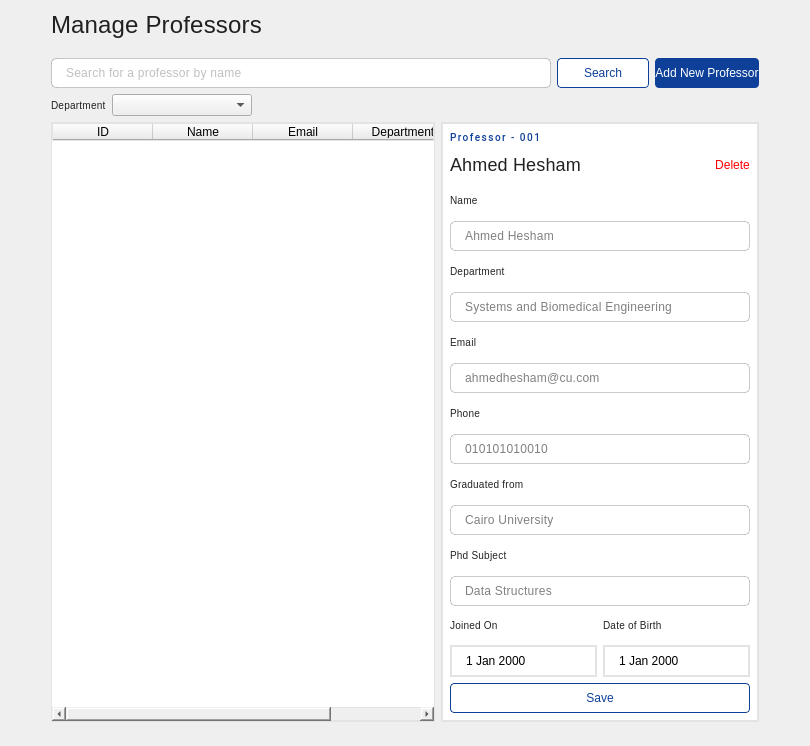
      <widget class="QWidget" name="P4_Professors">
       <layout class="QHBoxLayout" name="horizontalLayout_33">
        <item>
         <spacer name="horizontalSpacer_19">
          <property name="orientation">
           <enum>Qt::Horizontal</enum>
          </property>
          <property name="sizeType">
           <enum>QSizePolicy::Preferred</enum>
          </property>
          <property name="sizeHint" stdset="0">
           <size>
            <width>40</width>
            <height>20</height>
           </size>
          </property>
         </spacer>
        </item>
        <item>
         <layout class="QVBoxLayout" name="verticalLayout_35">
          <item>
           <widget class="QLabel" name="label_45">
            <property name="styleSheet">
             <string notr="true">font-style: normal;
font-weight: 400;
font-size: 24px;
line-height: 24px;
/* identical to box height, or 100% */

letter-spacing: 0.18px;

/* 00. On Surface / High Emphasis */

color: rgba(0, 0, 0, 0.87);</string>
            </property>
            <property name="text">
             <string>Manage Professors</string>
            </property>
           </widget>
          </item>
          <item>
           <spacer name="verticalSpacer_25">
            <property name="orientation">
             <enum>Qt::Vertical</enum>
            </property>
            <property name="sizeType">
             <enum>QSizePolicy::Fixed</enum>
            </property>
            <property name="sizeHint" stdset="0">
             <size>
              <width>20</width>
              <height>13</height>
             </size>
            </property>
           </spacer>
          </item>
          <item>
           <layout class="QHBoxLayout" name="horizontalLayout_23">
            <item>
             <widget class="QLineEdit" name="lineEdit_4">
              <property name="minimumSize">
               <size>
                <width>500</width>
                <height>0</height>
               </size>
              </property>
              <property name="styleSheet">
               <string notr="true">color: #000;
padding: 6px 12px;
border: 1px solid rgba(0, 0, 0, 0.20);
border-radius: 5px;

/* Body 2 */

font-family: 'Roboto';
font-style: normal;
font-weight: 400;
font-size: 12px;
line-height: 20px;
/* identical to box height, or 143% */

letter-spacing: 0.25px;

/* 00. On Surface / High Emphasis */

color: rgba(0, 0, 0, 0.50);</string>
              </property>
              <property name="placeholderText">
               <string>Search for a professor by name</string>
              </property>
             </widget>
            </item>
            <item>
             <widget class="QPushButton" name="pushButton_9">
              <property name="minimumSize">
               <size>
                <width>92</width>
                <height>30</height>
               </size>
              </property>
              <property name="styleSheet">
               <string notr="true">background: #fff;
color: #0E409A;
border: 1px solid;
border-color:  #0E409A;
border-radius: 4px;
min-width: 90px;</string>
              </property>
              <property name="text">
               <string>Search</string>
              </property>
             </widget>
            </item>
            <item>
             <widget class="QPushButton" name="btn_add_student_2">
              <property name="sizePolicy">
               <sizepolicy hsizetype="Fixed" vsizetype="Fixed">
                <horstretch>1</horstretch>
                <verstretch>0</verstretch>
               </sizepolicy>
              </property>
              <property name="minimumSize">
               <size>
                <width>90</width>
                <height>30</height>
               </size>
              </property>
              <property name="maximumSize">
               <size>
                <width>150</width>
                <height>16777215</height>
               </size>
              </property>
              <property name="styleSheet">
               <string notr="true">color: #fff;
background: #0E409A;
border-radius: 4px;
min-width: 90px;</string>
              </property>
              <property name="text">
               <string>Add New Professor</string>
              </property>
             </widget>
            </item>
           </layout>
          </item>
          <item>
           <layout class="QHBoxLayout" name="horizontalLayout_24">
            <item>
             <layout class="QHBoxLayout" name="horizontalLayout_25"/>
            </item>
            <item>
             <layout class="QHBoxLayout" name="horizontalLayout_26">
              <item>
               <widget class="QLabel" name="label_47">
                <property name="styleSheet">
                 <string notr="true">/* Body 2 */

font-family: 'Roboto';
font-style: normal;
font-weight: 300;
font-size: 10px;
line-height: 20px;
/* identical to box height, or 143% */

letter-spacing: 0.25px;
text-align: center;

/* 00. On Surface / High Emphasis */

color: rgba(0, 0, 0, 0.87);</string>
                </property>
                <property name="text">
                 <string>Department</string>
                </property>
                <property name="scaledContents">
                 <bool>false</bool>
                </property>
                <property name="alignment">
                 <set>Qt::AlignLeading|Qt::AlignLeft|Qt::AlignVCenter</set>
                </property>
                <property name="wordWrap">
                 <bool>true</bool>
                </property>
               </widget>
              </item>
              <item>
               <widget class="QComboBox" name="comboBox_4">
                <property name="minimumSize">
                 <size>
                  <width>140</width>
                  <height>0</height>
                 </size>
                </property>
                <property name="styleSheet">
                 <string notr="true"/>
                </property>
                <property name="placeholderText">
                 <string>Pick Department</string>
                </property>
                <item>
                 <property name="text">
                  <string>SBME</string>
                 </property>
                </item>
               </widget>
              </item>
             </layout>
            </item>
            <item>
             <spacer name="horizontalSpacer_21">
              <property name="orientation">
               <enum>Qt::Horizontal</enum>
              </property>
              <property name="sizeHint" stdset="0">
               <size>
                <width>40</width>
                <height>20</height>
               </size>
              </property>
             </spacer>
            </item>
           </layout>
          </item>
          <item>
           <layout class="QHBoxLayout" name="horizontalLayout_29">
            <item>
             <widget class="QTableWidget" name="tableWidget_2">
              <property name="styleSheet">
               <string notr="true">color: black;
border: 1px solid rgb(227, 227, 227);</string>
              </property>
              <property name="frameShape">
               <enum>QFrame::VLine</enum>
              </property>
              <property name="showGrid">
               <bool>true</bool>
              </property>
              <property name="gridStyle">
               <enum>Qt::NoPen</enum>
              </property>
              <property name="sortingEnabled">
               <bool>false</bool>
              </property>
              <property name="cornerButtonEnabled">
               <bool>true</bool>
              </property>
              <column>
               <property name="text">
                <string>ID</string>
               </property>
              </column>
              <column>
               <property name="text">
                <string>Name</string>
               </property>
              </column>
              <column>
               <property name="text">
                <string>Email</string>
               </property>
              </column>
              <column>
               <property name="text">
                <string>Department</string>
               </property>
              </column>
             </widget>
            </item>
            <item>
             <widget class="QWidget" name="card1_7" native="true">
              <property name="sizePolicy">
               <sizepolicy hsizetype="Fixed" vsizetype="Fixed">
                <horstretch>0</horstretch>
                <verstretch>0</verstretch>
               </sizepolicy>
              </property>
              <property name="minimumSize">
               <size>
                <width>0</width>
                <height>600</height>
               </size>
              </property>
              <property name="maximumSize">
               <size>
                <width>16777215</width>
                <height>600</height>
               </size>
              </property>
              <property name="styleSheet">
               <string notr="true">background-color: #fff;
border: 2px solid rgb(227, 227, 227);
padding: 0;</string>
              </property>
              <layout class="QVBoxLayout" name="verticalLayout_34">
               <item>
                <widget class="QLabel" name="label_48">
                 <property name="sizePolicy">
                  <sizepolicy hsizetype="Preferred" vsizetype="Fixed">
                   <horstretch>0</horstretch>
                   <verstretch>0</verstretch>
                  </sizepolicy>
                 </property>
                 <property name="font">
                  <font>
                   <family>Roboto</family>
                   <pointsize>-1</pointsize>
                   <italic>false</italic>
                   <bold>false</bold>
                  </font>
                 </property>
                 <property name="styleSheet">
                  <string notr="true">font-family: 'Roboto';
font-style: normal;
font-weight: 500;
font-size: 10px;
line-height: 16px;
/* identical to box height, or 160% */
border: 0;
letter-spacing: 1.5px;
text-transform: uppercase;

/* 00. On Surface / High Emphasis */

color: #0E409A;
</string>
                 </property>
                 <property name="text">
                  <string>Professor - 001</string>
                 </property>
                 <property name="scaledContents">
                  <bool>false</bool>
                 </property>
                 <property name="wordWrap">
                  <bool>true</bool>
                 </property>
                </widget>
               </item>
               <item>
                <layout class="QHBoxLayout" name="horizontalLayout_28">
                 <item>
                  <widget class="QLabel" name="label_49">
                   <property name="sizePolicy">
                    <sizepolicy hsizetype="Preferred" vsizetype="Fixed">
                     <horstretch>0</horstretch>
                     <verstretch>0</verstretch>
                    </sizepolicy>
                   </property>
                   <property name="styleSheet">
                    <string notr="true">font-style: normal;
font-weight: 400;
font-size: 18px;
line-height: 24px;
/* identical to box height, or 100% */

letter-spacing: 0.18px;
border: 0;
/* 00. On Surface / High Emphasis */

color: rgba(0, 0, 0, 0.87);</string>
                   </property>
                   <property name="text">
                    <string>Ahmed Hesham</string>
                   </property>
                  </widget>
                 </item>
                 <item>
                  <widget class="QPushButton" name="pushButton_10">
                   <property name="sizePolicy">
                    <sizepolicy hsizetype="Fixed" vsizetype="Fixed">
                     <horstretch>0</horstretch>
                     <verstretch>0</verstretch>
                    </sizepolicy>
                   </property>
                   <property name="minimumSize">
                    <size>
                     <width>0</width>
                     <height>30</height>
                    </size>
                   </property>
                   <property name="styleSheet">
                    <string notr="true">background: #fff;
color: red;;
border: 0;</string>
                   </property>
                   <property name="text">
                    <string>Delete</string>
                   </property>
                  </widget>
                 </item>
                </layout>
               </item>
               <item>
                <layout class="QVBoxLayout" name="verticalLayout_36">
                 <item>
                  <widget class="QLabel" name="label_50">
                   <property name="styleSheet">
                    <string notr="true">/* Body 2 */
border: 0;
font-family: 'Roboto';
font-style: normal;
font-weight: 300;
font-size: 10px;
line-height: 20px;
/* identical to box height, or 143% */

letter-spacing: 0.25px;
text-align: center;

/* 00. On Surface / High Emphasis */

color: rgba(0, 0, 0, 0.87);</string>
                   </property>
                   <property name="text">
                    <string>Name</string>
                   </property>
                   <property name="scaledContents">
                    <bool>false</bool>
                   </property>
                   <property name="alignment">
                    <set>Qt::AlignLeading|Qt::AlignLeft|Qt::AlignVCenter</set>
                   </property>
                   <property name="wordWrap">
                    <bool>true</bool>
                   </property>
                  </widget>
                 </item>
                 <item>
                  <widget class="QLineEdit" name="ln_edt_stnt_nme_3">
                   <property name="minimumSize">
                    <size>
                     <width>300</width>
                     <height>0</height>
                    </size>
                   </property>
                   <property name="styleSheet">
                    <string notr="true">color: #000;
padding: 6px 12px;
border: 1px solid rgba(0, 0, 0, 0.20);
border-radius: 5px;

/* Body 2 */

font-family: 'Roboto';
font-style: normal;
font-weight: 400;
font-size: 12px;
line-height: 20px;
/* identical to box height, or 143% */

letter-spacing: 0.25px;

/* 00. On Surface / High Emphasis */

color: rgba(0, 0, 0, 0.50);</string>
                   </property>
                   <property name="text">
                    <string>Ahmed Hesham</string>
                   </property>
                   <property name="placeholderText">
                    <string>Enter your name</string>
                   </property>
                  </widget>
                 </item>
                </layout>
               </item>
               <item>
                <layout class="QVBoxLayout" name="verticalLayout_37">
                 <item>
                  <widget class="QLabel" name="label_51">
                   <property name="styleSheet">
                    <string notr="true">/* Body 2 */
border: 0;
font-family: 'Roboto';
font-style: normal;
font-weight: 300;
font-size: 10px;
line-height: 20px;
/* identical to box height, or 143% */

letter-spacing: 0.25px;
text-align: center;

/* 00. On Surface / High Emphasis */

color: rgba(0, 0, 0, 0.87);</string>
                   </property>
                   <property name="text">
                    <string>Department</string>
                   </property>
                   <property name="scaledContents">
                    <bool>false</bool>
                   </property>
                   <property name="alignment">
                    <set>Qt::AlignLeading|Qt::AlignLeft|Qt::AlignVCenter</set>
                   </property>
                   <property name="wordWrap">
                    <bool>true</bool>
                   </property>
                  </widget>
                 </item>
                 <item>
                  <widget class="QLineEdit" name="ln_edt_stnt_dprtmnt_3">
                   <property name="minimumSize">
                    <size>
                     <width>300</width>
                     <height>0</height>
                    </size>
                   </property>
                   <property name="styleSheet">
                    <string notr="true">color: #000;
padding: 6px 12px;
border: 1px solid rgba(0, 0, 0, 0.20);
border-radius: 5px;

/* Body 2 */

font-family: 'Roboto';
font-style: normal;
font-weight: 400;
font-size: 12px;
line-height: 20px;
/* identical to box height, or 143% */

letter-spacing: 0.25px;

/* 00. On Surface / High Emphasis */

color: rgba(0, 0, 0, 0.50);</string>
                   </property>
                   <property name="text">
                    <string>Systems and Biomedical Engineering</string>
                   </property>
                   <property name="placeholderText">
                    <string>Enter your department</string>
                   </property>
                  </widget>
                 </item>
                </layout>
               </item>
               <item>
                <layout class="QVBoxLayout" name="verticalLayout_38">
                 <item>
                  <widget class="QLabel" name="label_52">
                   <property name="styleSheet">
                    <string notr="true">/* Body 2 */
border: 0;
font-family: 'Roboto';
font-style: normal;
font-weight: 300;
font-size: 10px;
line-height: 20px;
/* identical to box height, or 143% */

letter-spacing: 0.25px;
text-align: center;

/* 00. On Surface / High Emphasis */

color: rgba(0, 0, 0, 0.87);</string>
                   </property>
                   <property name="text">
                    <string>Email</string>
                   </property>
                   <property name="scaledContents">
                    <bool>false</bool>
                   </property>
                   <property name="alignment">
                    <set>Qt::AlignLeading|Qt::AlignLeft|Qt::AlignVCenter</set>
                   </property>
                   <property name="wordWrap">
                    <bool>true</bool>
                   </property>
                  </widget>
                 </item>
                 <item>
                  <widget class="QLineEdit" name="ln_edt_stnt_mail_3">
                   <property name="minimumSize">
                    <size>
                     <width>300</width>
                     <height>0</height>
                    </size>
                   </property>
                   <property name="styleSheet">
                    <string notr="true">color: #000;
padding: 6px 12px;
border: 1px solid rgba(0, 0, 0, 0.20);
border-radius: 5px;

/* Body 2 */

font-family: 'Roboto';
font-style: normal;
font-weight: 400;
font-size: 12px;
line-height: 20px;
/* identical to box height, or 143% */

letter-spacing: 0.25px;

/* 00. On Surface / High Emphasis */

color: rgba(0, 0, 0, 0.50);</string>
                   </property>
                   <property name="text">
                    <string>ahmedhesham@cu.com</string>
                   </property>
                   <property name="placeholderText">
                    <string>Enter your email</string>
                   </property>
                  </widget>
                 </item>
                </layout>
               </item>
               <item>
                <layout class="QVBoxLayout" name="verticalLayout_39">
                 <item>
                  <widget class="QLabel" name="label_53">
                   <property name="styleSheet">
                    <string notr="true">/* Body 2 */
border: 0;
font-family: 'Roboto';
font-style: normal;
font-weight: 300;
font-size: 10px;
line-height: 20px;
/* identical to box height, or 143% */

letter-spacing: 0.25px;
text-align: center;

/* 00. On Surface / High Emphasis */

color: rgba(0, 0, 0, 0.87);</string>
                   </property>
                   <property name="text">
                    <string>Phone</string>
                   </property>
                   <property name="scaledContents">
                    <bool>false</bool>
                   </property>
                   <property name="alignment">
                    <set>Qt::AlignLeading|Qt::AlignLeft|Qt::AlignVCenter</set>
                   </property>
                   <property name="wordWrap">
                    <bool>true</bool>
                   </property>
                  </widget>
                 </item>
                 <item>
                  <widget class="QLineEdit" name="ln_edt_stnt_phn_3">
                   <property name="minimumSize">
                    <size>
                     <width>300</width>
                     <height>0</height>
                    </size>
                   </property>
                   <property name="styleSheet">
                    <string notr="true">color: #000;
padding: 6px 12px;
border: 1px solid rgba(0, 0, 0, 0.20);
border-radius: 5px;

/* Body 2 */

font-family: 'Roboto';
font-style: normal;
font-weight: 400;
font-size: 12px;
line-height: 20px;
/* identical to box height, or 143% */

letter-spacing: 0.25px;

/* 00. On Surface / High Emphasis */

color: rgba(0, 0, 0, 0.50);</string>
                   </property>
                   <property name="text">
                    <string>010101010010</string>
                   </property>
                   <property name="placeholderText">
                    <string>Enter your phone </string>
                   </property>
                  </widget>
                 </item>
                </layout>
               </item>
               <item>
                <layout class="QVBoxLayout" name="verticalLayout_51">
                 <item>
                  <widget class="QLabel" name="label_64">
                   <property name="styleSheet">
                    <string notr="true">/* Body 2 */
border: 0;
font-family: 'Roboto';
font-style: normal;
font-weight: 300;
font-size: 10px;
line-height: 20px;
/* identical to box height, or 143% */

letter-spacing: 0.25px;
text-align: center;

/* 00. On Surface / High Emphasis */

color: rgba(0, 0, 0, 0.87);</string>
                   </property>
                   <property name="text">
                    <string>Graduated from</string>
                   </property>
                   <property name="scaledContents">
                    <bool>false</bool>
                   </property>
                   <property name="alignment">
                    <set>Qt::AlignLeading|Qt::AlignLeft|Qt::AlignVCenter</set>
                   </property>
                   <property name="wordWrap">
                    <bool>true</bool>
                   </property>
                  </widget>
                 </item>
                 <item>
                  <widget class="QLineEdit" name="ln_edt_stnt_phn_6">
                   <property name="minimumSize">
                    <size>
                     <width>300</width>
                     <height>0</height>
                    </size>
                   </property>
                   <property name="styleSheet">
                    <string notr="true">color: #000;
padding: 6px 12px;
border: 1px solid rgba(0, 0, 0, 0.20);
border-radius: 5px;

/* Body 2 */

font-family: 'Roboto';
font-style: normal;
font-weight: 400;
font-size: 12px;
line-height: 20px;
/* identical to box height, or 143% */

letter-spacing: 0.25px;

/* 00. On Surface / High Emphasis */

color: rgba(0, 0, 0, 0.50);</string>
                   </property>
                   <property name="text">
                    <string>Cairo University</string>
                   </property>
                   <property name="placeholderText">
                    <string>Enter your phone </string>
                   </property>
                  </widget>
                 </item>
                </layout>
               </item>
               <item>
                <layout class="QVBoxLayout" name="verticalLayout_52">
                 <item>
                  <widget class="QLabel" name="label_65">
                   <property name="styleSheet">
                    <string notr="true">/* Body 2 */
border: 0;
font-family: 'Roboto';
font-style: normal;
font-weight: 300;
font-size: 10px;
line-height: 20px;
/* identical to box height, or 143% */

letter-spacing: 0.25px;
text-align: center;

/* 00. On Surface / High Emphasis */

color: rgba(0, 0, 0, 0.87);</string>
                   </property>
                   <property name="text">
                    <string>Phd Subject</string>
                   </property>
                   <property name="scaledContents">
                    <bool>false</bool>
                   </property>
                   <property name="alignment">
                    <set>Qt::AlignLeading|Qt::AlignLeft|Qt::AlignVCenter</set>
                   </property>
                   <property name="wordWrap">
                    <bool>true</bool>
                   </property>
                  </widget>
                 </item>
                 <item>
                  <widget class="QLineEdit" name="ln_edt_stnt_phn_7">
                   <property name="minimumSize">
                    <size>
                     <width>300</width>
                     <height>0</height>
                    </size>
                   </property>
                   <property name="styleSheet">
                    <string notr="true">color: #000;
padding: 6px 12px;
border: 1px solid rgba(0, 0, 0, 0.20);
border-radius: 5px;

/* Body 2 */

font-family: 'Roboto';
font-style: normal;
font-weight: 400;
font-size: 12px;
line-height: 20px;
/* identical to box height, or 143% */

letter-spacing: 0.25px;

/* 00. On Surface / High Emphasis */

color: rgba(0, 0, 0, 0.50);</string>
                   </property>
                   <property name="text">
                    <string>Data Structures </string>
                   </property>
                   <property name="placeholderText">
                    <string>Enter your phone </string>
                   </property>
                  </widget>
                 </item>
                </layout>
               </item>
               <item>
                <layout class="QHBoxLayout" name="horizontalLayout_27">
                 <item>
                  <layout class="QVBoxLayout" name="verticalLayout_41">
                   <item>
                    <widget class="QLabel" name="label_55">
                     <property name="styleSheet">
                      <string notr="true">/* Body 2 */
border: 0;
font-family: 'Roboto';
font-style: normal;
font-weight: 300;
font-size: 10px;
line-height: 20px;
/* identical to box height, or 143% */

letter-spacing: 0.25px;
text-align: center;

/* 00. On Surface / High Emphasis */

color: rgba(0, 0, 0, 0.87);</string>
                     </property>
                     <property name="text">
                      <string>Joined On</string>
                     </property>
                     <property name="scaledContents">
                      <bool>false</bool>
                     </property>
                     <property name="alignment">
                      <set>Qt::AlignLeading|Qt::AlignLeft|Qt::AlignVCenter</set>
                     </property>
                     <property name="wordWrap">
                      <bool>true</bool>
                     </property>
                    </widget>
                   </item>
                   <item>
                    <widget class="QDateEdit" name="dateEdit_6">
                     <property name="minimumSize">
                      <size>
                       <width>0</width>
                       <height>0</height>
                      </size>
                     </property>
                     <property name="styleSheet">
                      <string>padding: 6px 12px;</string>
                     </property>
                     <property name="frame">
                      <bool>true</bool>
                     </property>
                     <property name="buttonSymbols">
                      <enum>QAbstractSpinBox::NoButtons</enum>
                     </property>
                    </widget>
                   </item>
                  </layout>
                 </item>
                 <item>
                  <layout class="QVBoxLayout" name="verticalLayout_40">
                   <item>
                    <widget class="QLabel" name="label_54">
                     <property name="styleSheet">
                      <string notr="true">/* Body 2 */
border: 0;
font-family: 'Roboto';
font-style: normal;
font-weight: 300;
font-size: 10px;
line-height: 20px;
/* identical to box height, or 143% */

letter-spacing: 0.25px;
text-align: center;

/* 00. On Surface / High Emphasis */

color: rgba(0, 0, 0, 0.87);</string>
                     </property>
                     <property name="text">
                      <string>Date of Birth</string>
                     </property>
                     <property name="scaledContents">
                      <bool>false</bool>
                     </property>
                     <property name="alignment">
                      <set>Qt::AlignLeading|Qt::AlignLeft|Qt::AlignVCenter</set>
                     </property>
                     <property name="wordWrap">
                      <bool>true</bool>
                     </property>
                    </widget>
                   </item>
                   <item>
                    <widget class="QDateEdit" name="dateEdit_3">
                     <property name="minimumSize">
                      <size>
                       <width>0</width>
                       <height>0</height>
                      </size>
                     </property>
                     <property name="styleSheet">
                      <string>padding: 6px 12px;</string>
                     </property>
                     <property name="frame">
                      <bool>true</bool>
                     </property>
                     <property name="buttonSymbols">
                      <enum>QAbstractSpinBox::NoButtons</enum>
                     </property>
                    </widget>
                   </item>
                  </layout>
                 </item>
                </layout>
               </item>
               <item>
                <widget class="QPushButton" name="pushButton_11">
                 <property name="minimumSize">
                  <size>
                   <width>92</width>
                   <height>30</height>
                  </size>
                 </property>
                 <property name="styleSheet">
                  <string notr="true">background: #fff;
color: #0E409A;
border: 1px solid;
border-color:  #0E409A;
border-radius: 4px;
min-width: 90px;</string>
                 </property>
                 <property name="text">
                  <string>Save</string>
                 </property>
                </widget>
               </item>
              </layout>
             </widget>
            </item>
           </layout>
          </item>
          <item>
           <spacer name="verticalSpacer_26">
            <property name="orientation">
             <enum>Qt::Vertical</enum>
            </property>
            <property name="sizeType">
             <enum>QSizePolicy::Fixed</enum>
            </property>
            <property name="sizeHint" stdset="0">
             <size>
              <width>17</width>
              <height>13</height>
             </size>
            </property>
           </spacer>
          </item>
         </layout>
        </item>
        <item>
         <spacer name="horizontalSpacer_18">
          <property name="orientation">
           <enum>Qt::Horizontal</enum>
          </property>
          <property name="sizeType">
           <enum>QSizePolicy::Preferred</enum>
          </property>
          <property name="sizeHint" stdset="0">
           <size>
            <width>40</width>
            <height>20</height>
           </size>
          </property>
         </spacer>
        </item>
       </layout>
      </widget>
